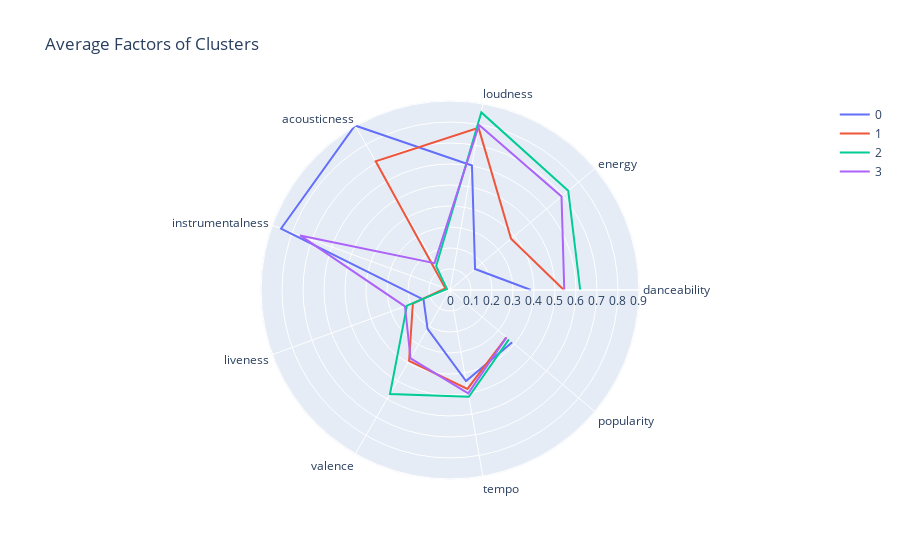

Here is the notebook cell this chart was saved with:
### Code cell
fig = go.Figure()

for i in range(len(cluster_song_qualities)):
    fig.add_trace(go.Scatterpolar(
            r = cluster_song_qualities.iloc[i],
            theta = relevant_qualities,
            mode = 'lines',
            name = cluster_song_qualities.index[i].astype(str),
        ))
    
fig.update_layout(
    title = 'Average Factors of Clusters',
    showlegend = True
)

fig.show()

### Figure 1 — Plotly figure (JSON) as saved in the notebook; plotly's stock layout.template omitted (floating-point values rounded to 4 significant figures)
{"data": [{"mode": "lines", "name": "0", "r": [0.3857, 0.1558, 0.6017, 0.9049, 0.8562, 0.1341, 0.2136, 0.4402, 0.3869], "theta": ["danceability", "energy", "loudness", "acousticness", "instrumentalness", "liveness", "valence", "tempo", "popularity"], "type": "scatterpolar"}, {"mode": "lines", "name": "1", "r": [0.5425, 0.3796, 0.7842, 0.7081, 0.02374, 0.1883, 0.3897, 0.4786, 0.3504], "theta": ["danceability", "energy", "loudness", "acousticness", "instrumentalness", "liveness", "valence", "tempo", "popularity"], "type": "scatterpolar"}, {"mode": "lines", "name": "2", "r": [0.6202, 0.7351, 0.859, 0.1317, 0.01557, 0.2182, 0.5717, 0.5163, 0.3663], "theta": ["danceability", "energy", "loudness", "acousticness", "instrumentalness", "liveness", "valence", "tempo", "popularity"], "type": "scatterpolar"}, {"mode": "lines", "name": "3", "r": [0.5442, 0.6934, 0.7985, 0.1479, 0.7602, 0.2282, 0.3757, 0.5001, 0.3508], "theta": ["danceability", "energy", "loudness", "acousticness", "instrumentalness", "liveness", "valence", "tempo", "popularity"], "type": "scatterpolar"}], "layout": {"showlegend": true, "title": {"text": "Average Factors of Clusters"}}}
